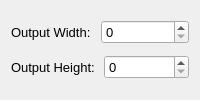
              <widget class="QWidget" name="page_4">
               <property name="toolTip">
                <string>The output is stretched to fill the given rectangle, thus changing the aspect ratio.</string>
               </property>
               <layout class="QVBoxLayout" name="verticalLayout_16">
                <property name="spacing">
                 <number>2</number>
                </property>
                <item>
                 <layout class="QHBoxLayout" name="horizontalLayout_22">
                  <property name="spacing">
                   <number>-1</number>
                  </property>
                  <item>
                   <widget class="QLabel" name="newWidthLabel_3">
                    <property name="font">
                     <font>
                      <pointsize>10</pointsize>
                     </font>
                    </property>
                    <property name="toolTip">
                     <string/>
                    </property>
                    <property name="text">
                     <string>Output Width:  </string>
                    </property>
                   </widget>
                  </item>
                  <item>
                   <widget class="QSpinBox" name="mainStretchWBox">
                    <property name="font">
                     <font>
                      <pointsize>10</pointsize>
                     </font>
                    </property>
                    <property name="toolTip">
                     <string/>
                    </property>
                    <property name="maximum">
                     <number>99999</number>
                    </property>
                   </widget>
                  </item>
                 </layout>
                </item>
                <item>
                 <layout class="QHBoxLayout" name="horizontalLayout_21">
                  <property name="spacing">
                   <number>-1</number>
                  </property>
                  <item>
                   <widget class="QLabel" name="newHeightLabel_4">
                    <property name="font">
                     <font>
                      <pointsize>10</pointsize>
                     </font>
                    </property>
                    <property name="toolTip">
                     <string/>
                    </property>
                    <property name="text">
                     <string>Output Height:  </string>
                    </property>
                   </widget>
                  </item>
                  <item>
                   <widget class="QSpinBox" name="mainStretchHBox">
                    <property name="font">
                     <font>
                      <pointsize>10</pointsize>
                     </font>
                    </property>
                    <property name="toolTip">
                     <string/>
                    </property>
                    <property name="maximum">
                     <number>99999</number>
                    </property>
                   </widget>
                  </item>
                 </layout>
                </item>
               </layout>
              </widget>
